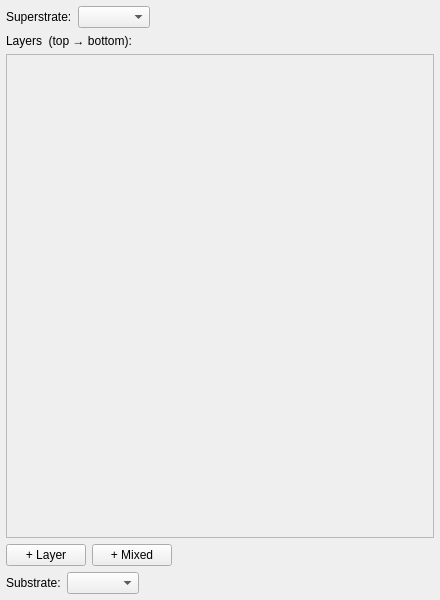
<?xml version="1.0" encoding="UTF-8"?>
<ui version="4.0">
 <class>StackEditor</class>
 <widget class="QWidget" name="StackEditor">
  <property name="geometry">
   <rect><x>0</x><y>0</y><width>440</width><height>600</height></rect>
  </property>
  <layout class="QVBoxLayout" name="vl_main">
   <property name="leftMargin"><number>6</number></property>
   <property name="topMargin"><number>6</number></property>
   <property name="rightMargin"><number>6</number></property>
   <property name="bottomMargin"><number>6</number></property>
   <item>
    <layout class="QHBoxLayout" name="hl_superstrate">
     <item>
      <widget class="QLabel" name="lbl_superstrate">
       <property name="text"><string>Superstrate:</string></property>
      </widget>
     </item>
     <item>
      <widget class="QComboBox" name="combo_superstrate">
       <property name="editable"><bool>false</bool></property>
       <property name="minimumWidth"><number>120</number></property>
      </widget>
     </item>
     <item>
      <spacer>
       <property name="orientation"><enum>Qt::Horizontal</enum></property>
       <property name="sizeHint" stdset="0">
        <size><width>40</width><height>20</height></size>
       </property>
      </spacer>
     </item>
    </layout>
   </item>
   <item>
    <widget class="QLabel" name="lbl_layers">
     <property name="text"><string>Layers  (top → bottom):</string></property>
    </widget>
   </item>
   <item>
    <widget class="QScrollArea" name="scroll_area">
     <property name="widgetResizable"><bool>true</bool></property>
     <property name="horizontalScrollBarPolicy"><enum>Qt::ScrollBarAlwaysOff</enum></property>
     <widget class="QWidget" name="layers_container">
      <property name="geometry">
       <rect><x>0</x><y>0</y><width>420</width><height>400</height></rect>
      </property>
      <layout class="QVBoxLayout" name="vl_layers">
       <property name="leftMargin"><number>2</number></property>
       <property name="topMargin"><number>2</number></property>
       <property name="rightMargin"><number>2</number></property>
       <property name="bottomMargin"><number>2</number></property>
       <item>
        <spacer>
         <property name="orientation"><enum>Qt::Vertical</enum></property>
         <property name="sizeHint" stdset="0">
          <size><width>20</width><height>40</height></size>
         </property>
        </spacer>
       </item>
      </layout>
     </widget>
    </widget>
   </item>
   <item>
    <layout class="QHBoxLayout" name="hl_buttons">
     <item>
      <widget class="QPushButton" name="btn_add_layer">
       <property name="text"><string>+ Layer</string></property>
      </widget>
     </item>
     <item>
      <widget class="QPushButton" name="btn_add_mixed">
       <property name="text"><string>+ Mixed</string></property>
      </widget>
     </item>
     <item>
      <spacer>
       <property name="orientation"><enum>Qt::Horizontal</enum></property>
       <property name="sizeHint" stdset="0">
        <size><width>40</width><height>20</height></size>
       </property>
      </spacer>
     </item>
    </layout>
   </item>
   <item>
    <layout class="QHBoxLayout" name="hl_substrate">
     <item>
      <widget class="QLabel" name="lbl_substrate">
       <property name="text"><string>Substrate:</string></property>
      </widget>
     </item>
     <item>
      <widget class="QComboBox" name="combo_substrate">
       <property name="editable"><bool>false</bool></property>
       <property name="minimumWidth"><number>120</number></property>
      </widget>
     </item>
     <item>
      <spacer>
       <property name="orientation"><enum>Qt::Horizontal</enum></property>
       <property name="sizeHint" stdset="0">
        <size><width>40</width><height>20</height></size>
       </property>
      </spacer>
     </item>
    </layout>
   </item>
  </layout>
 </widget>
 <resources/>
 <connections/>
</ui>
